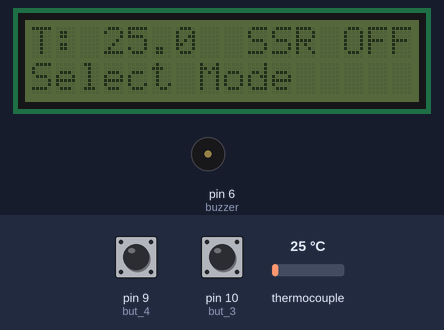
Bench run of a sketch on a simulated Arduino Uno, built with avr-gcc and run on an emulated ATmega328P. On the bench: 16×2 character LCD, buzzer (waves = sounding). The test bench sets the inputs (shaded band); at power-on: pin 10 (but_3) HIGH, pin 9 (but_4) HIGH, thermocouple 25 °C. What the sketch prints to the serial monitor is not drawn.

Above: at 1.2 s.
1.3 s: pin 10 (but_3) pulled LOW for 0.15 s
At 2.6 s:
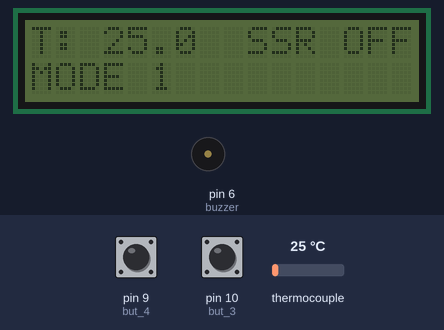
3.0 s: pin 9 (but_4) pulled LOW for 0.15 s
At 4.8 s:
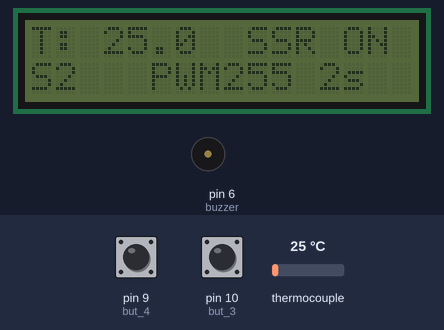
5.9 s: thermocouple set to 6 °C
At 6.8 s:
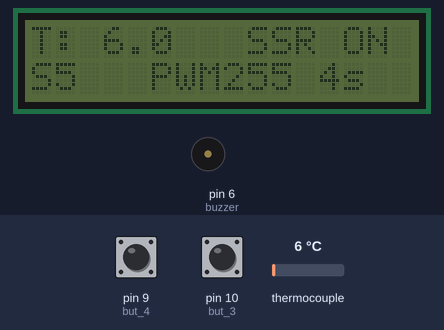
7.9 s: pin 9 (but_4) pulled LOW for 1 s
At 8.8 s:
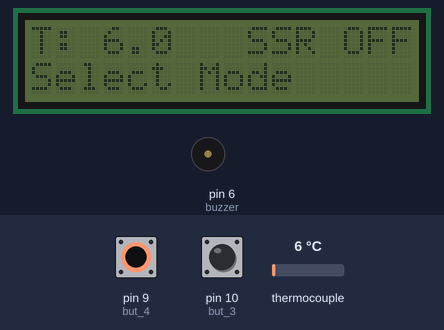
10.4 s: pin 10 (but_3) pulled LOW for 1 s
At 11.9 s:
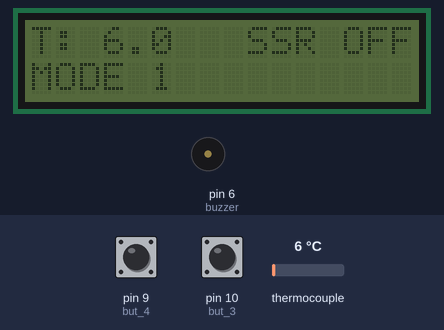
12.9 s: thermocouple set to 75 °C
At 14.1 s:
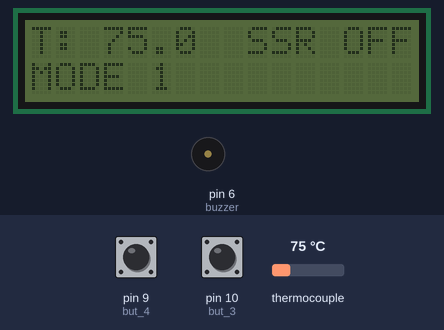
Timing chart, 0 to 15.8 s (numbered marks = the images above; inputs shaded):
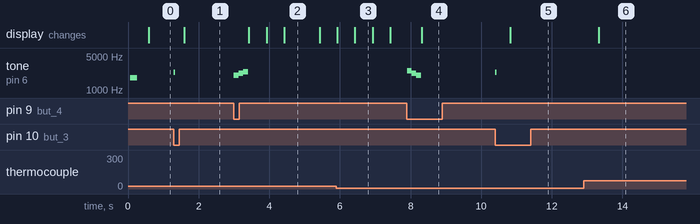

Measured:
- after the input at 1.3 s, tone on pin 6 (buzzer): silent → 2300 Hz at once, → silent 0.04 s later; the display: changes after 0.29 s (image 1)
- after the input at 3.0 s, tone on pin 6 (buzzer): silent → 2000 Hz at once, → 2200 Hz 0.13 s later, → 2400 Hz 0.13 s later, → silent 0.15 s later; the display: first changes after 0.42 s (image 2 shows a later state)
- after the input at 7.9 s, tone on pin 6 (buzzer): silent → 2500 Hz at once, → 2200 Hz 0.13 s later, → 2000 Hz 0.13 s later, → silent 0.15 s later; the display: changes after 0.42 s (image 4)
- after the input at 10.4 s, tone on pin 6 (buzzer): silent → 2300 Hz at once, → silent 0.04 s later; the display: changes after 0.42 s (image 5)
- after the input at 12.9 s, the display: changes after 0.43 s (image 6)
- what the display in image 2 shows lasts 1.0 s, from 4.4 s to 5.4 s
- what the display in image 3 shows lasts 0.5 s, from 6.4 s to 6.9 s

The sketch:

reflow.ino
```cpp
#include <max6675.h>

int thermoDO = 4;
int thermoCS = 5;
int thermoCLK = 6;

MAX6675 thermocouple(thermoCLK, thermoCS, thermoDO);
            //The 3950 Thermistor conencted on A0

//LCD config

#include <Wire.h>                   //Included by Arduino IDE

#include <LiquidCrystal_I2C.h>      //Downlaod it here: http://electronoobs.com/eng_arduino_liq_crystal.php

LiquidCrystal_I2C lcd(0x27,16,2);   //Define LCD address as 0x27. Also try 0x3f if it doesn't work.


//Inputs and Outputs

int but_1 = 12;

int but_2 = 11;

int but_3 = 10;

int but_4 = 9;

int SSR = 3;

int buzzer = 6;


//Variables

unsigned int millis_before, millis_before_2;    //We use these to create the loop refresh rate

unsigned int millis_now = 0;

float refresh_rate = 500;                       //LCD refresh rate. You can change this if you want

float pid_refresh_rate  = 50;                   //PID Refresh rate

float seconds = 0;                              //Variable used to store the elapsed time

int running_mode = 0;                           //We store the running selected mode here

int selected_mode = 0;                          //Selected mode for the menu

int max_modes = 3;                              //For now, we only work with 1 mode...

bool but_3_state = true;                        //Store the state of the button (HIGH OR LOW)

bool but_4_state  =true;                        //Store the state of the button (HIGH OR LOW)

float temperature = 0;                          //Store the temperature value here

float preheat_setoint = 140;                    //Mode 1 preheat ramp value is 140-150ºC

float soak_setoint = 150;                       //Mode 1 soak is 150ºC for a few seconds

float reflow_setpoint = 200;                    //Mode 1 reflow peak is 200ºC

float temp_setpoint = 0;                        //Used for PID control

float pwm_value = 255;                          //The SSR is OFF with HIGH, so 255 PWM would turn OFF the SSR

float MIN_PID_VALUE = 0;

float MAX_PID_VALUE = 200;                      //Max PID value. You can change this.

float cooldown_temp = 40;                       //When is ok to touch the plate


/////////////////////PID VARIABLES///////////////////////

/////////////////////////////////////////////////////////

float Kp = 5;               //Mine was 2

float Ki = 0.0025;          //Mine was 0.0025

float Kd = 10;               //Mine was 9

float PID_Output = 0;

float PID_P, PID_I, PID_D;

float PID_ERROR, PREV_ERROR;

/////////////////////////////////////////////////////////


void setup() {

  //Define the pins as outputs or inputs

  pinMode(SSR, OUTPUT);

  digitalWrite(SSR, HIGH);        //Make sure we start with the SSR OFF (is off with HIGH)

  pinMode(buzzer, OUTPUT);

  digitalWrite(buzzer, LOW);

  pinMode(but_1, INPUT_PULLUP);

  pinMode(but_2, INPUT_PULLUP);

  pinMode(but_3, INPUT_PULLUP);

  pinMode(but_4, INPUT_PULLUP);


  lcd.init();                     //Init the LCD

  lcd.noBacklight();              //Activate backlight

  Serial.begin(9600);

  tone(buzzer, 1800, 200);

  millis_before = millis();

  millis_now = millis();

}


void loop() {

  millis_now = millis();

  if(millis_now - millis_before_2 > pid_refresh_rate){    //Refresh rate of the PID

    millis_before_2 = millis();


    temperature = thermocouple.readCelsius();
    Serial.println(temperature);


    if(running_mode == 1){

      if(temperature < preheat_setoint){

        temp_setpoint = seconds*1.666;                    //Reach 150ºC till 90s (150/90=1.666)

      }


      if(temperature > preheat_setoint && seconds < 90){

        temp_setpoint = soak_setoint;

      }


      else if(seconds > 90 && seconds < 110){

        temp_setpoint = reflow_setpoint;

      }


      //Calculate PID

      PID_ERROR = temp_setpoint - temperature;

      PID_P = Kp*PID_ERROR;

      PID_I = PID_I+(Ki*PID_ERROR);

      PID_D = Kd * (PID_ERROR-PREV_ERROR);

      PID_Output = PID_P + PID_I + PID_D;

      //Define maximun PID values

      if(PID_Output > MAX_PID_VALUE){

        PID_Output = MAX_PID_VALUE;

      }

      else if (PID_Output < MIN_PID_VALUE){

        PID_Output = MIN_PID_VALUE;

      }

      //Since the SSR is ON with LOW, we invert the pwm singal

      pwm_value = 255 - PID_Output;

      Serial.println(SSR);

      analogWrite(SSR,pwm_value);           //We change the Duty Cycle applied to the SSR


      PREV_ERROR = PID_ERROR;


      if(seconds > 130){

        digitalWrite(SSR, HIGH);            //With HIGH the SSR is OFF

        temp_setpoint = 0;

        running_mode = 10;                  //Cooldown mode

      }

    }//End of running_mode = 1


    //Mode 10 is between reflow and cooldown

    if(running_mode == 10){

      lcd.clear();

      lcd.setCursor(0,1);

      lcd.print("    COMPLETE    ");

      tone(buzzer, 1800, 1000);

      seconds = 0;              //Reset timer

      running_mode = 11;

      delay(3000);

    }

  }//End of > millis_before_2 (Refresh rate of the PID code)


  millis_now = millis();

  if(millis_now - millis_before > refresh_rate){          //Refresh rate of prntiong on the LCD

    millis_before = millis();

    seconds = seconds + (refresh_rate/1000);              //We count time in seconds


    //Mode 0 is with SSR OFF (we can selcet mode with buttons)

    if(running_mode == 0){

      digitalWrite(SSR, HIGH);        //With HIGH the SSR is OFF

      lcd.clear();

      lcd.setCursor(0,0);

      lcd.print("T: ");

      lcd.print(temperature,1);

      lcd.setCursor(9,0);

      lcd.print("SSR OFF");


      lcd.setCursor(0,1);

      if(selected_mode == 0){

        lcd.print("Select Mode");

      }

      else if(selected_mode == 1){

        lcd.print("MODE 1");

      }

      else if(selected_mode == 2){

        lcd.print("MODE 2");

      }

      else if(selected_mode == 3){

        lcd.print("MODE 3");

      }


    }//End of running_mode = 0


     //Mode 11 is cooldown. SSR is OFF

     else if(running_mode == 11){

      if(temperature < cooldown_temp){

        running_mode = 0;

        tone(buzzer, 1000, 100);

      }

      digitalWrite(SSR, HIGH);        //With HIGH the SSR is OFF

      lcd.clear();

      lcd.setCursor(0,0);

      lcd.print("T: ");

      lcd.print(temperature,1);

      lcd.setCursor(9,0);

      lcd.print("SSR OFF");


      lcd.setCursor(0,1);

      lcd.print("    COOLDOWN    ");

    }//end of running_mode == 11


    //Mode 1 is the PID runnind with selected mode 1

    else if(running_mode == 1){

      lcd.clear();

      lcd.setCursor(0,0);

      lcd.print("T: ");

      lcd.print(temperature,1);

      lcd.setCursor(9,0);

      lcd.print("SSR ON");


      lcd.setCursor(0,1);

      lcd.print("S");  lcd.print(temp_setpoint,0);

      lcd.setCursor(5,1);

      lcd.print("PWM");  lcd.print(pwm_value,0);

      lcd.setCursor(12,1);

      lcd.print(seconds,0);

      lcd.print("s");

    }//End of running_mode == 1


  }


  ///////////////////////Button detection////////////////////////////

  ///////////////////////////////////////////////////////////////////

  if(!digitalRead(but_3) && but_3_state){

    but_3_state = false;

    selected_mode ++;

    tone(buzzer, 2300, 40);

    if(selected_mode > max_modes){

      selected_mode = 0;

    }

    delay(150);

  }

  else if(digitalRead(but_3) && !but_3_state){

    but_3_state = true;

  }


  ///////////////////////////////////////////////////////////////////

  ///////////////////////////////////////////////////////////////////

  if(!digitalRead(but_4) && but_4_state){

    if(running_mode == 1){

      digitalWrite(SSR, HIGH);        //With HIGH the SSR is OFF

      running_mode = 0;

      selected_mode = 0;

      tone(buzzer, 2500, 150);

      delay(130);

      tone(buzzer, 2200, 150);

      delay(130);

      tone(buzzer, 2000, 150);

      delay(130);

    }


    but_4_state = false;

    if(selected_mode == 0){

      running_mode = 0;

    }

    else if(selected_mode == 1){

      running_mode = 1;

      tone(buzzer, 2000, 150);

      delay(130);

      tone(buzzer, 2200, 150);

      delay(130);

      tone(buzzer, 2400, 150);

      delay(130);

      seconds = 0;                    //Reset timer

    }

  }

  else if(digitalRead(but_4) && !but_4_state){

    but_4_state = true;

  }

}
```
